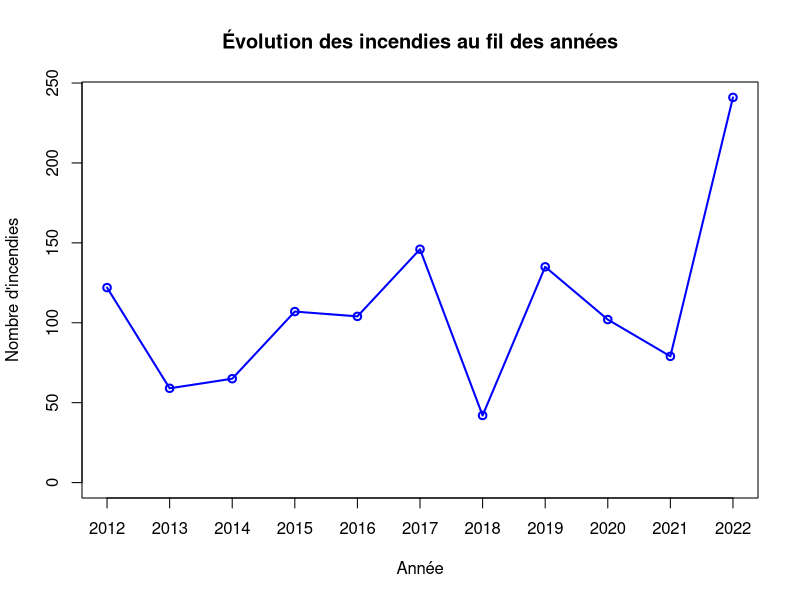
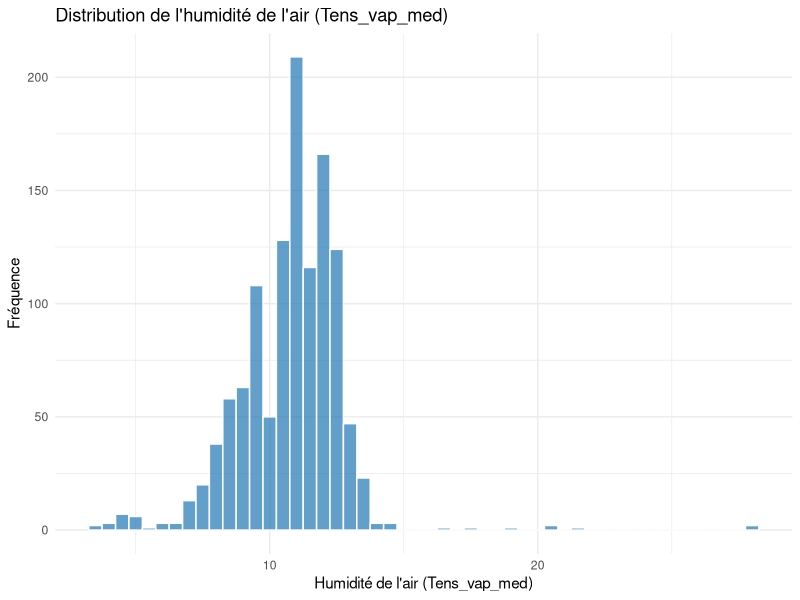
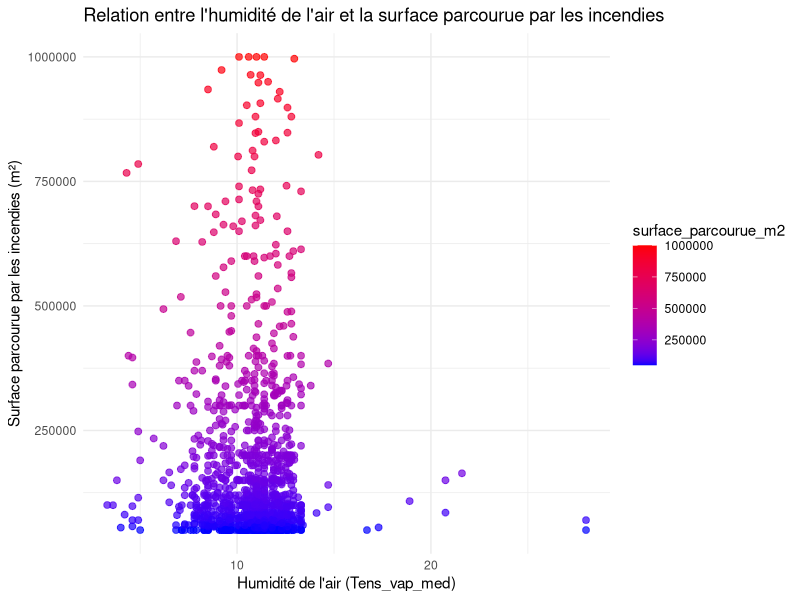
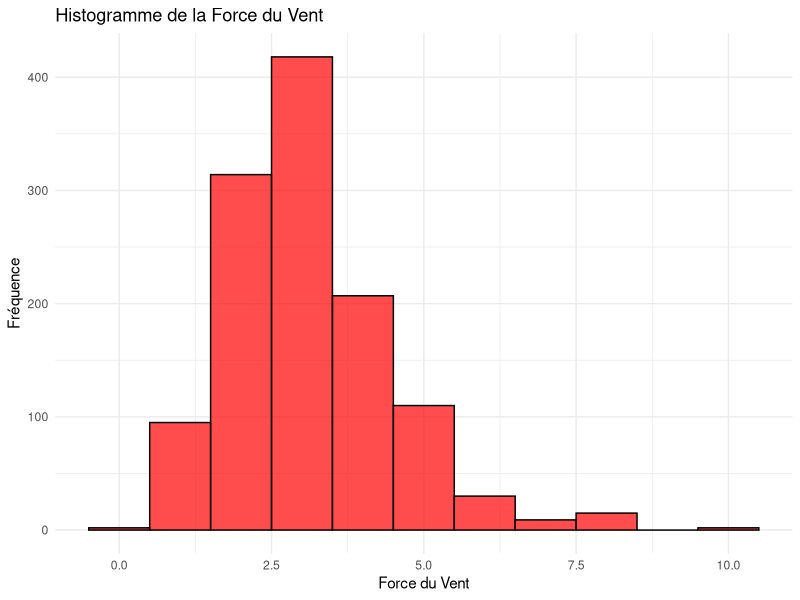
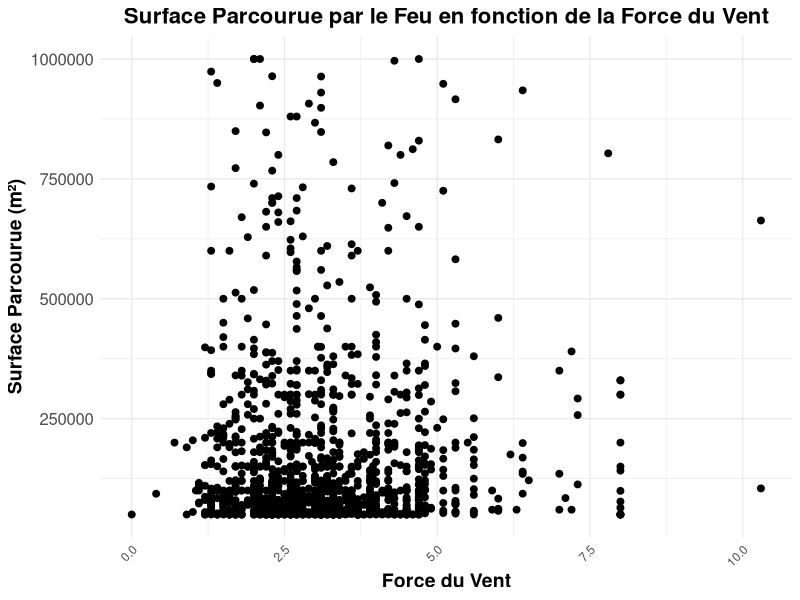
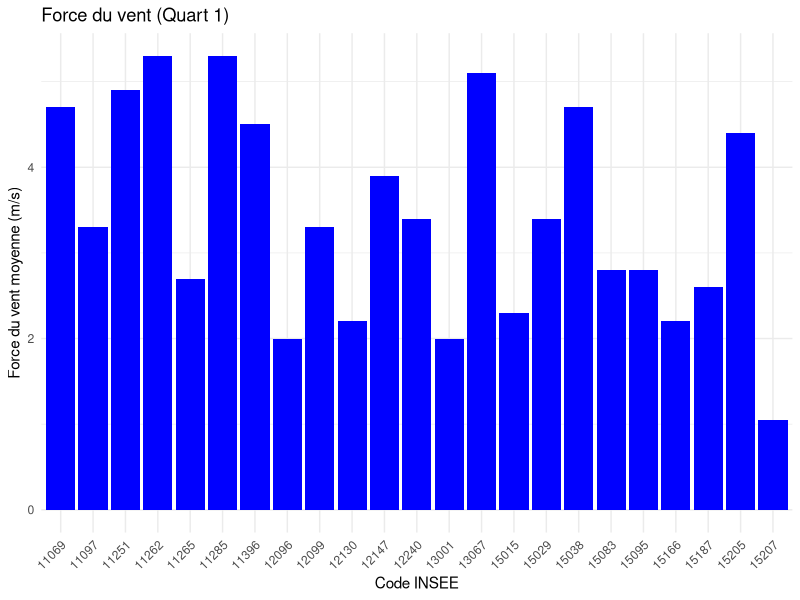

Write the R code that produced these figures, in order.
## ---- chunk 1
donnees <- read.csv("../Data/donnees_incendies.csv")

annee_freq <- table(donnees$annee)

plot(annee_freq, 
     type="o",  # "o" pour un graphique avec des points et des lignes
     col="blue", 
     main="Évolution des incendies au fil des années", 
     xlab="Année", 
     ylab="Nombre d'incendies")
## ---- chunk 2
library(ggplot2)
data <- read.csv("../Exports/export_Humidites.csv")
ggplot(data, aes(x = Tens_vap_med)) +
  geom_histogram(binwidth = 0.5, fill = "#1f77b4", color = "white", alpha = 0.7) +
  labs(title = "Distribution de l'humidité de l'air (Tens_vap_med)", 
       x = "Humidité de l'air (Tens_vap_med)", 
       y = "Fréquence") +
  theme_minimal()
## ---- chunk 3
library(ggplot2)
data <- read.csv("../Exports/export_Humidites.csv")
ggplot(data, aes(x = Tens_vap_med, y = surface_parcourue_m2)) +
  geom_point(aes(color = surface_parcourue_m2), size = 2, alpha = 0.7) + 
  scale_color_gradient(low = "blue", high = "red") + 
  labs(title = "Relation entre l'humidité de l'air et la surface parcourue par les incendies", 
       x = "Humidité de l'air (Tens_vap_med)", 
       y = "Surface parcourue par les incendies (m²)") +
  theme_minimal()

## ---- chunk 4
correlation <- cor(data$Tens_vap_med, data$surface_parcourue_m2, use = "complete.obs")
print(paste("Corrélation entre Tens_vap_med et surface_parcourue_m2: ", correlation))
## ---- chunk 5
data <- read.csv("../Exports/export_vents.csv")
cor(data$Force_vent_med, data$surface_parcourue_m2, use = "complete.obs")
## ---- chunk 6
library(ggplot2)
data <- read.csv("../Exports/export_vents.csv")
ggplot(data, aes(x = Force_vent_med)) +
  geom_histogram(binwidth = 1, fill = "red", color = "black", alpha = 0.7) +
  labs(title = "Histogramme de la Force du Vent", x = "Force du Vent", y = "Fréquence") +
  theme_minimal()
## ---- chunk 7
library(ggplot2)

data <- read.csv("../Exports/export_vents.csv")

ggplot(data, aes(x = Force_vent_med, y = surface_parcourue_m2)) +
  geom_point(color = "black", size = 2) + 
  labs(title = "Surface Parcourue par le Feu en fonction de la Force du Vent", 
       x = "Force du Vent", 
       y = "Surface Parcourue (m²)") +
  theme_minimal() +  # Thème minimal pour une présentation épurée
  theme(
    axis.text.x = element_text(angle = 45, hjust = 1),
    axis.text.y = element_text(size = 12),
    axis.title = element_text(size = 14, face = "bold"),
    plot.title = element_text(size = 16, face = "bold", hjust = 0.5)
  )

## ---- chunk 8
# Charger les librairies
library(ggplot2)
library(dplyr)
library(gridExtra)  # Pour afficher plusieurs graphiques

# Charger les données
data <- read.csv("../Exports/export_vents.csv")

# Sélectionner un sous-ensemble des données (100 premières lignes)
data_sample <- data[1:100, ]

# Vérifier si les colonnes existent
if (!("code_INSEE" %in% colnames(data_sample)) | !("Force_vent_med" %in% colnames(data_sample))) {
  stop("Les colonnes 'code_INSEE' ou 'Force_vent_med' sont absentes du dataset.")
}

# Regrouper et calculer la moyenne de la force du vent
data_summary <- data_sample %>%
  group_by(code_INSEE) %>%
  summarise(Force_vent_moyenne = mean(Force_vent_med, na.rm = TRUE))

# Vérifier que data_summary n'est pas vide
if (nrow(data_summary) == 0) {
  stop("data_summary est vide. Vérifiez vos données.")
}

# Diviser les données en 4 groupes égaux
n <- nrow(data_summary)
quart <- ceiling(n / 4)

data_part1 <- data_summary[1:quart, ]
data_part2 <- data_summary[(quart + 1):(2 * quart), ]
data_part3 <- data_summary[(2 * quart + 1):(3 * quart), ]
data_part4 <- data_summary[(3 * quart + 1):n, ]

# Fonction pour créer un graphique
plot_wind <- function(data, title) {
  ggplot(data, aes(x = factor(code_INSEE), y = Force_vent_moyenne)) + 
    geom_bar(stat = "identity", fill = "blue") + 
    labs(title = title, x = "Code INSEE", y = "Force du vent moyenne (m/s)") +
    theme_minimal() +
    theme(axis.text.x = element_text(angle = 45, hjust = 1))
}

# Générer les 4 graphiques
p1 <- plot_wind(data_part1, "Force du vent (Quart 1)")
p2 <- plot_wind(data_part2, "Force du vent (Quart 2)")
p3 <- plot_wind(data_part3, "Force du vent (Quart 3)")
p4 <- plot_wind(data_part4, "Force du vent (Quart 4)")

# Afficher les 4 graphiques en 2x2
grid.arrange(p1)
